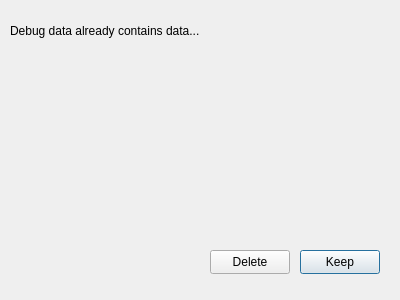
<?xml version="1.0" encoding="UTF-8"?>
<ui version="4.0">
 <class>Dialog</class>
 <widget class="QDialog" name="Dialog">
  <property name="geometry">
   <rect>
    <x>0</x>
    <y>0</y>
    <width>400</width>
    <height>300</height>
   </rect>
  </property>
  <property name="sizePolicy">
   <sizepolicy hsizetype="Minimum" vsizetype="Minimum">
    <horstretch>0</horstretch>
    <verstretch>0</verstretch>
   </sizepolicy>
  </property>
  <property name="windowTitle">
   <string>Dialog</string>
  </property>
  <widget class="QPushButton" name="pushButton">
   <property name="geometry">
    <rect>
     <x>300</x>
     <y>250</y>
     <width>80</width>
     <height>24</height>
    </rect>
   </property>
   <property name="text">
    <string>Keep</string>
   </property>
  </widget>
  <widget class="QPushButton" name="pushButton_2">
   <property name="geometry">
    <rect>
     <x>210</x>
     <y>250</y>
     <width>80</width>
     <height>24</height>
    </rect>
   </property>
   <property name="text">
    <string>Delete</string>
   </property>
  </widget>
  <widget class="QLabel" name="label">
   <property name="geometry">
    <rect>
     <x>10</x>
     <y>10</y>
     <width>231</width>
     <height>41</height>
    </rect>
   </property>
   <property name="text">
    <string>Debug data already contains data...</string>
   </property>
  </widget>
 </widget>
 <resources/>
 <connections>
  <connection>
   <sender>pushButton</sender>
   <signal>clicked()</signal>
   <receiver>Dialog</receiver>
   <slot>keep()</slot>
   <hints>
    <hint type="sourcelabel">
     <x>189</x>
     <y>182</y>
    </hint>
    <hint type="destinationlabel">
     <x>229</x>
     <y>187</y>
    </hint>
   </hints>
  </connection>
  <connection>
   <sender>pushButton_2</sender>
   <signal>clicked()</signal>
   <receiver>Dialog</receiver>
   <slot>delete()</slot>
   <hints>
    <hint type="sourcelabel">
     <x>89</x>
     <y>181</y>
    </hint>
    <hint type="destinationlabel">
     <x>136</x>
     <y>124</y>
    </hint>
   </hints>
  </connection>
 </connections>
 <slots>
  <slot>keep()</slot>
  <slot>delete()</slot>
 </slots>
</ui>
